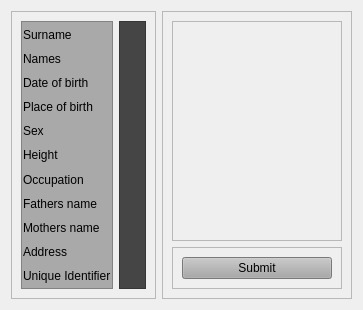
            <widget class="QWidget" name="page_6">
             <layout class="QHBoxLayout" name="horizontalLayout_8">
              <item>
               <widget class="QFrame" name="frame_12">
                <property name="frameShape">
                 <enum>QFrame::StyledPanel</enum>
                </property>
                <property name="frameShadow">
                 <enum>QFrame::Raised</enum>
                </property>
                <layout class="QHBoxLayout" name="horizontalLayout_9">
                 <item>
                  <widget class="QFrame" name="frame_16">
                   <property name="sizePolicy">
                    <sizepolicy hsizetype="Preferred" vsizetype="Preferred">
                     <horstretch>0</horstretch>
                     <verstretch>0</verstretch>
                    </sizepolicy>
                   </property>
                   <property name="styleSheet">
                    <string notr="true">
background-color:rgb(169,169,169);</string>
                   </property>
                   <property name="frameShape">
                    <enum>QFrame::StyledPanel</enum>
                   </property>
                   <property name="frameShadow">
                    <enum>QFrame::Raised</enum>
                   </property>
                   <layout class="QVBoxLayout" name="verticalLayout_20">
                    <property name="spacing">
                     <number>1</number>
                    </property>
                    <property name="leftMargin">
                     <number>1</number>
                    </property>
                    <property name="topMargin">
                     <number>1</number>
                    </property>
                    <property name="rightMargin">
                     <number>1</number>
                    </property>
                    <property name="bottomMargin">
                     <number>1</number>
                    </property>
                    <item>
                     <widget class="QLabel" name="label_25">
                      <property name="text">
                       <string>Surname</string>
                      </property>
                     </widget>
                    </item>
                    <item>
                     <widget class="QLabel" name="label_26">
                      <property name="text">
                       <string>Names</string>
                      </property>
                     </widget>
                    </item>
                    <item>
                     <widget class="QLabel" name="label_27">
                      <property name="text">
                       <string>Date of birth</string>
                      </property>
                     </widget>
                    </item>
                    <item>
                     <widget class="QLabel" name="label_28">
                      <property name="text">
                       <string>Place of birth</string>
                      </property>
                     </widget>
                    </item>
                    <item>
                     <widget class="QLabel" name="label_29">
                      <property name="text">
                       <string>Sex</string>
                      </property>
                     </widget>
                    </item>
                    <item>
                     <widget class="QLabel" name="label_30">
                      <property name="text">
                       <string>Height</string>
                      </property>
                     </widget>
                    </item>
                    <item>
                     <widget class="QLabel" name="label_31">
                      <property name="text">
                       <string>Occupation</string>
                      </property>
                     </widget>
                    </item>
                    <item>
                     <widget class="QLabel" name="label_32">
                      <property name="text">
                       <string>Fathers name</string>
                      </property>
                     </widget>
                    </item>
                    <item>
                     <widget class="QLabel" name="label_33">
                      <property name="text">
                       <string>Mothers name</string>
                      </property>
                     </widget>
                    </item>
                    <item>
                     <widget class="QLabel" name="label_34">
                      <property name="text">
                       <string>Address</string>
                      </property>
                     </widget>
                    </item>
                    <item>
                     <widget class="QLabel" name="label_35">
                      <property name="text">
                       <string>Unique Identifier</string>
                      </property>
                     </widget>
                    </item>
                   </layout>
                  </widget>
                 </item>
                 <item>
                  <widget class="QFrame" name="frame_17">
                   <property name="sizePolicy">
                    <sizepolicy hsizetype="Preferred" vsizetype="Preferred">
                     <horstretch>0</horstretch>
                     <verstretch>0</verstretch>
                    </sizepolicy>
                   </property>
                   <property name="styleSheet">
                    <string notr="true">background-color:rgb(69,69,69);</string>
                   </property>
                   <property name="frameShape">
                    <enum>QFrame::StyledPanel</enum>
                   </property>
                   <property name="frameShadow">
                    <enum>QFrame::Raised</enum>
                   </property>
                   <layout class="QVBoxLayout" name="verticalLayout_21">
                    <item>
                     <widget class="QLabel" name="label_37">
                      <property name="text">
                       <string/>
                      </property>
                     </widget>
                    </item>
                    <item>
                     <widget class="QLabel" name="label_38">
                      <property name="text">
                       <string/>
                      </property>
                     </widget>
                    </item>
                    <item>
                     <widget class="QLabel" name="label_39">
                      <property name="text">
                       <string/>
                      </property>
                     </widget>
                    </item>
                    <item>
                     <widget class="QLabel" name="label_40">
                      <property name="text">
                       <string/>
                      </property>
                     </widget>
                    </item>
                    <item>
                     <widget class="QLabel" name="label_41">
                      <property name="text">
                       <string/>
                      </property>
                     </widget>
                    </item>
                    <item>
                     <widget class="QLabel" name="label_42">
                      <property name="text">
                       <string/>
                      </property>
                     </widget>
                    </item>
                    <item>
                     <widget class="QLabel" name="label_43">
                      <property name="text">
                       <string/>
                      </property>
                     </widget>
                    </item>
                    <item>
                     <widget class="QLabel" name="label_44">
                      <property name="text">
                       <string/>
                      </property>
                     </widget>
                    </item>
                    <item>
                     <widget class="QLabel" name="label_45">
                      <property name="text">
                       <string/>
                      </property>
                     </widget>
                    </item>
                    <item>
                     <widget class="QLabel" name="label_46">
                      <property name="text">
                       <string/>
                      </property>
                     </widget>
                    </item>
                    <item>
                     <widget class="QLabel" name="label_47">
                      <property name="text">
                       <string/>
                      </property>
                     </widget>
                    </item>
                   </layout>
                  </widget>
                 </item>
                </layout>
               </widget>
              </item>
              <item>
               <widget class="QFrame" name="frame_15">
                <property name="frameShape">
                 <enum>QFrame::StyledPanel</enum>
                </property>
                <property name="frameShadow">
                 <enum>QFrame::Raised</enum>
                </property>
                <layout class="QVBoxLayout" name="verticalLayout_22">
                 <item>
                  <widget class="QFrame" name="frame_18">
                   <property name="frameShape">
                    <enum>QFrame::StyledPanel</enum>
                   </property>
                   <property name="frameShadow">
                    <enum>QFrame::Raised</enum>
                   </property>
                   <layout class="QVBoxLayout" name="verticalLayout_24">
                    <item>
                     <widget class="QLabel" name="label_36">
                      <property name="sizePolicy">
                       <sizepolicy hsizetype="Preferred" vsizetype="Expanding">
                        <horstretch>0</horstretch>
                        <verstretch>0</verstretch>
                       </sizepolicy>
                      </property>
                      <property name="minimumSize">
                       <size>
                        <width>150</width>
                        <height>200</height>
                       </size>
                      </property>
                      <property name="text">
                       <string/>
                      </property>
                     </widget>
                    </item>
                   </layout>
                  </widget>
                 </item>
                 <item>
                  <widget class="QFrame" name="frame_19">
                   <property name="frameShape">
                    <enum>QFrame::StyledPanel</enum>
                   </property>
                   <property name="frameShadow">
                    <enum>QFrame::Raised</enum>
                   </property>
                   <layout class="QVBoxLayout" name="verticalLayout_23">
                    <item>
                     <widget class="QPushButton" name="pushButton_13">
                      <property name="styleSheet">
                       <string notr="true">
background-color:rgb(169,169,169);</string>
                      </property>
                      <property name="text">
                       <string>Submit</string>
                      </property>
                      <property name="icon">
                       <iconset resource="icons.qrc">
                        <normaloff>:/icons/icons/upload.svg</normaloff>:/icons/icons/upload.svg</iconset>
                      </property>
                     </widget>
                    </item>
                   </layout>
                  </widget>
                 </item>
                </layout>
               </widget>
              </item>
             </layout>
            </widget>
